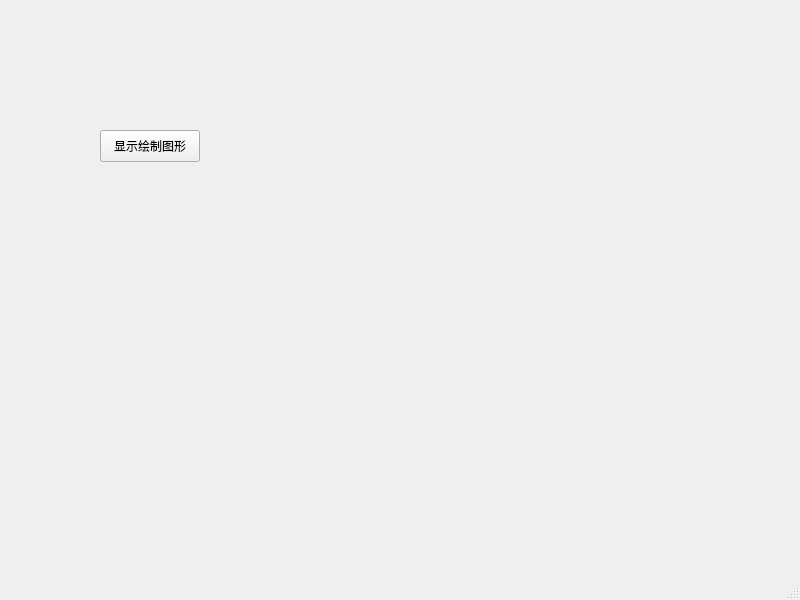
<?xml version="1.0" encoding="UTF-8"?>
<ui version="4.0">
 <class>MainWindow</class>
 <widget class="QMainWindow" name="MainWindow">
  <property name="geometry">
   <rect>
    <x>0</x>
    <y>0</y>
    <width>800</width>
    <height>600</height>
   </rect>
  </property>
  <property name="windowTitle">
   <string>MainWindow</string>
  </property>
  <widget class="QWidget" name="centralwidget">
   <widget class="QPushButton" name="pushButton">
    <property name="geometry">
     <rect>
      <x>100</x>
      <y>130</y>
      <width>100</width>
      <height>32</height>
     </rect>
    </property>
    <property name="text">
     <string>显示绘制图形</string>
    </property>
   </widget>
  </widget>
  <widget class="QMenuBar" name="menubar">
   <property name="geometry">
    <rect>
     <x>0</x>
     <y>0</y>
     <width>800</width>
     <height>37</height>
    </rect>
   </property>
  </widget>
  <widget class="QStatusBar" name="statusbar"/>
 </widget>
 <resources/>
 <connections/>
</ui>
